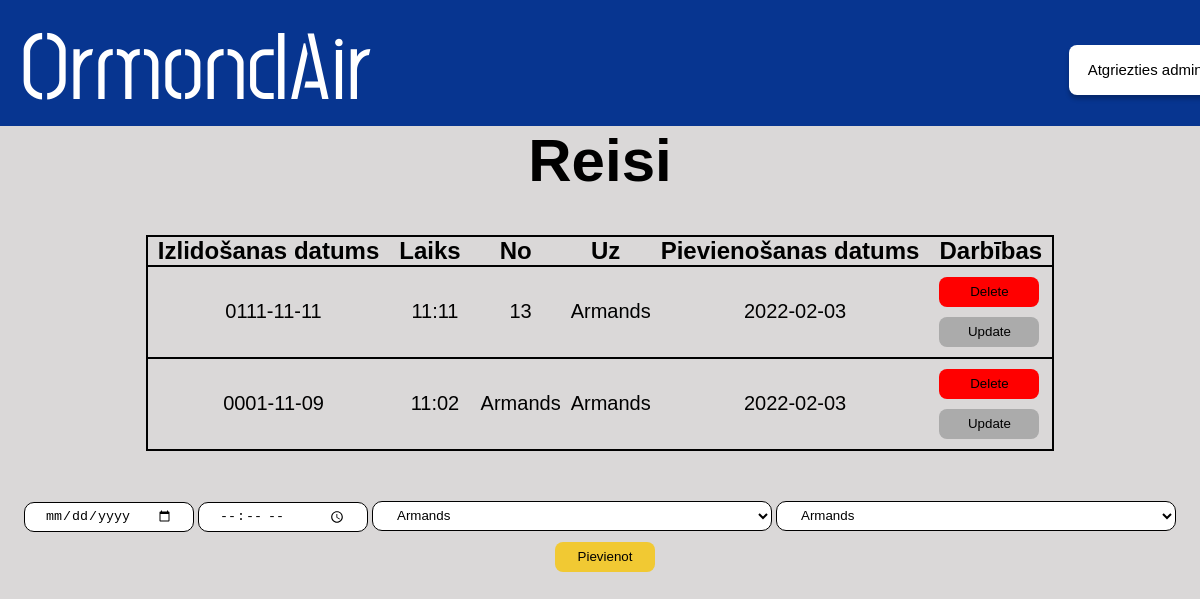
/admin/reisi, run on an earlier commit of the app's database.
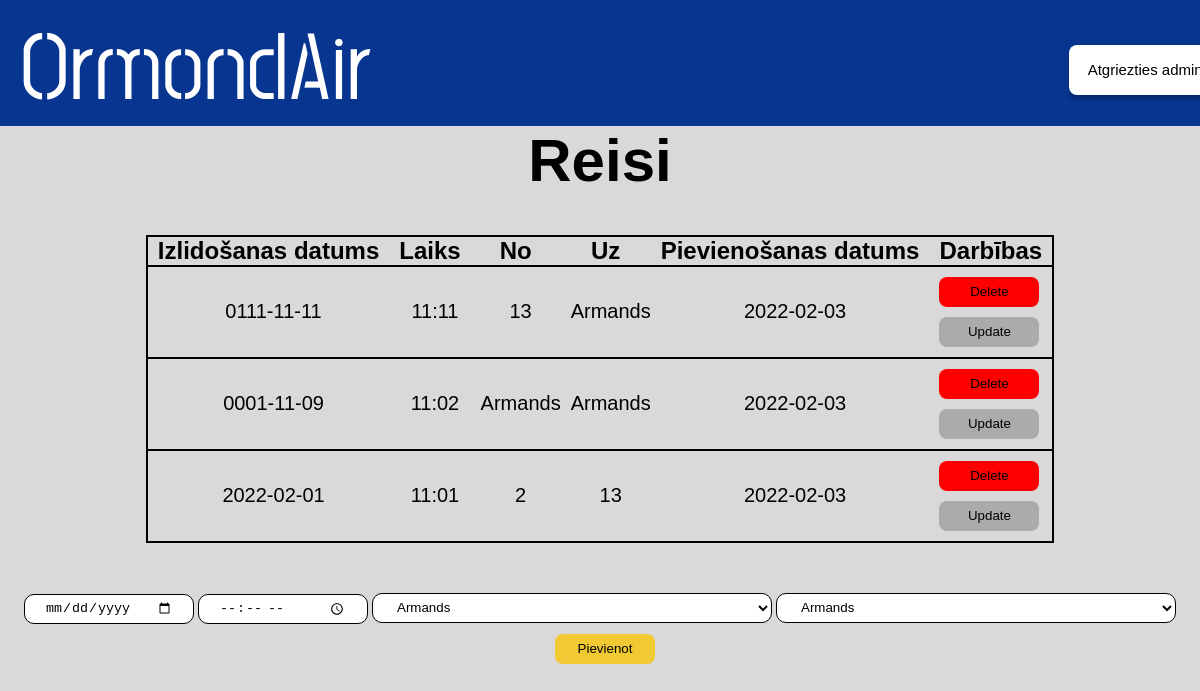
And on a later commit of the database.
### main.py (models this page shows, shortened)
class Reis(db.Model):
    id = db.Column(db.Integer, primary_key=True)
    datums = db.Column(db.String(200), nullable=False)
    laiks = db.Column(db.String(200), nullable=False)
    nolidostas = db.Column(db.String(200), nullable=False)
    uzlidostas = db.Column(db.String(200), nullable=False)
    date_created = db.Column(db.DateTime, default=datetime.utcnow)

### main.py (the view)
@app.route('/admin/reisi', methods=['POST', 'GET'])
def reis():
  if request.method == 'POST':
    new_reis = Reis(nolidostas=request.form['nolidostas'], uzlidostas=request.form['uzlidostas'], datums=request.form['datums'],laiks = request.form['laiks'])
    try:
      db.session.add(new_reis)
      db.session.commit()
      return redirect('/admin/reisi')
    except:
      return "Draugi nav labi!"
  else:
      lidostas = Lidosta.query.order_by(Lidosta.id).all()
      tasks = Reis.query.order_by(Reis.date_created).all()
      return render_template("adminreisi.html", tasks=tasks, lidostas=lidostas)

### templates/adminreisi.html (shortened to what this page needs)
<!DOCTYPE html>
<html lang="en">
  <head>
    <link href="/static/css/stylesheet.css" rel="stylesheet" />
  </head>
  <body>
    <div class="augsejaisBaneris">
      <a href="/">
        <h1 class="homePage">OrmondAir</h1>
      </a>
      <a href="/admin">
        <button id="atgriezties_admin">Atgriezties admin</button>
      </a>
    </div>
    <div class="apaksejaisBaneris">
      <h1 id="virsraksts">Reisi</h1>
      {% if tasks|length < 1 %}
      <h4 id="apaksraksts">Nav pievienots neviens reiss! </h4>
      {% else %}
      <table class="tabula">
        <tr class="tabula">
          <th class="teksts">Izlidošanas datums</th>
          <th class="teksts">Laiks</th>
          <th class="teksts">No</th>
          <th class="teksts">Uz</th>
          <th class="teksts">Pievienošanas datums</th>
          <th class="teksts">Darbības</th>
        </tr>
        {% for task in tasks %}
          <tr class="tabula">
            <td class="dbteksts">{{ task.datums }}</td>
            <td class="dbteksts">{{ task.laiks }}</td>
            <td class="dbteksts">{{ task.nolidostas }}</td>
            <td class="dbteksts">{{ task.uzlidostas }}</td>
            <td class="dbteksts">{{ task.date_created.date() }}</td>
            <td>
              <a href="/delete_reisi/{{task.id}}"><button id=dzest>Delete</button></a>
              <br>
              <a href="/update_reisi/{{task.id}}"><button id=labot>Update</button></a>
            </td>
          </tr>
        {% endfor %}
      </table>
      {% endif %}
      <form action="/admin/reisi" method="POST" id="form">
        <input class="inputdate" type="date" min="date" type="text" name="datums" id="datums" placeholder="datums" required>
        <input class="inputdate" type="time" type="text" name="laiks" id="laiks" placeholder="laiks" required>
        <select class="input" name="nolidostas" id="nolidostas" method="POST">
          {% for lidosta in lidostas %}
            <option value="{{lidosta.content}}">{{ lidosta.content }}</option>
          {% endfor %}
        </select>
        <select class="input" name="uzlidostas" id="uzlidostas" method="POST">
          {% for lidosta in lidostas %}
            <option value="{{lidosta.content}}">{{ lidosta.content }}</option>
          {% endfor %}
        </select>
        <input type="submit" value="Pievienot" id="pievienot">
      </form>
  </body>
</html>

### static/css/stylesheet.css (style rules this page uses)
body { background: rgba(186, 182, 182, 0.53); }
* { margin: 0; padding: 0; box-sizing: border-box; text-decoration: none; }
.augsejaisBaneris { position: absolute; left: 0%; right: 0%; top: 0%; bottom: 84.28%; background: #073590; }
.homePage { position: absolute; left: 0%; font-family: Post No Bills Colombo Medium; font-size: 96px; display: flex; margin-left: 20px; color: #ffffff; user-select: none; }
.apaksejaisBaneris { position: absolute; top: 15.72%; right: 0px; left: 0px; }
#atgriezties_admin { position: absolute; width: 152px; height: 50.63px; left: 89.1%; top: 35.4%; background: #ffffff; border-radius: 8px; box-shadow: 0px 4px 4px rgba(0, 0, 0, 0.25); border-style: none; font-family: Arial, Helvetica, sans-serif; font-size: 15px; cursor: pointer; }
#pievienot { width: 100px; height: 30px; background: #f1c933; border-radius: 8px; outline: none; cursor: pointer; border: 1px solid transparent; margin-left: 10px; }
.teksts { font-family: Arial, Helvetica, sans-serif; font-size: 24px; color: #000000; padding-left: 10px; padding-right: 10px; }
.input { background: #ffffff; border: 1px solid #000000; box-sizing: border-box; border-radius: 10px; outline: none; padding-left: 20px; padding-right: 20px; width: 400px; height: 30px; margin-top: 10px; margin-bottom: 10px; }
.inputdate { background: #ffffff; border: 1px solid #000000; box-sizing: border-box; border-radius: 10px; outline: none; padding-left: 20px; padding-right: 20px; width: 170px; height: 30px; margin-top: 10px; margin-bottom: 10px; }
#dzest { width: 100px; height: 30px; background: #ff0000; border-radius: 8px; outline: none; cursor: pointer; border: 1px solid transparent; margin-top: 10px; margin-left: 10px; }
#labot { width: 100px; height: 30px; background: #ababab; border-radius: 8px; outline: none; cursor: pointer; border: 1px solid transparent; margin-top: 10px; margin-left: 10px; margin-bottom: 10px; }
.dbteksts { text-align: center; font-family: Arial, Helvetica, sans-serif; font-size: 20px; color: #000000; padding-left: 10px; }
#virsraksts { text-align: center; font-family: Arial, Helvetica, sans-serif; font-size: 60px; color: #000000; }
.tabula { border-collapse: collapse; border: solid 2px #000000; margin-left: auto; margin-right: auto; margin-top: 40px; margin-bottom: 40px; }
#form { text-align: center; }

What changed in the data, as far as the page shows it:
added Reis: datums "2022-02-01", laiks "11:01", nolidostas "2", uzlidostas "13", date_created "2022-02-03"
